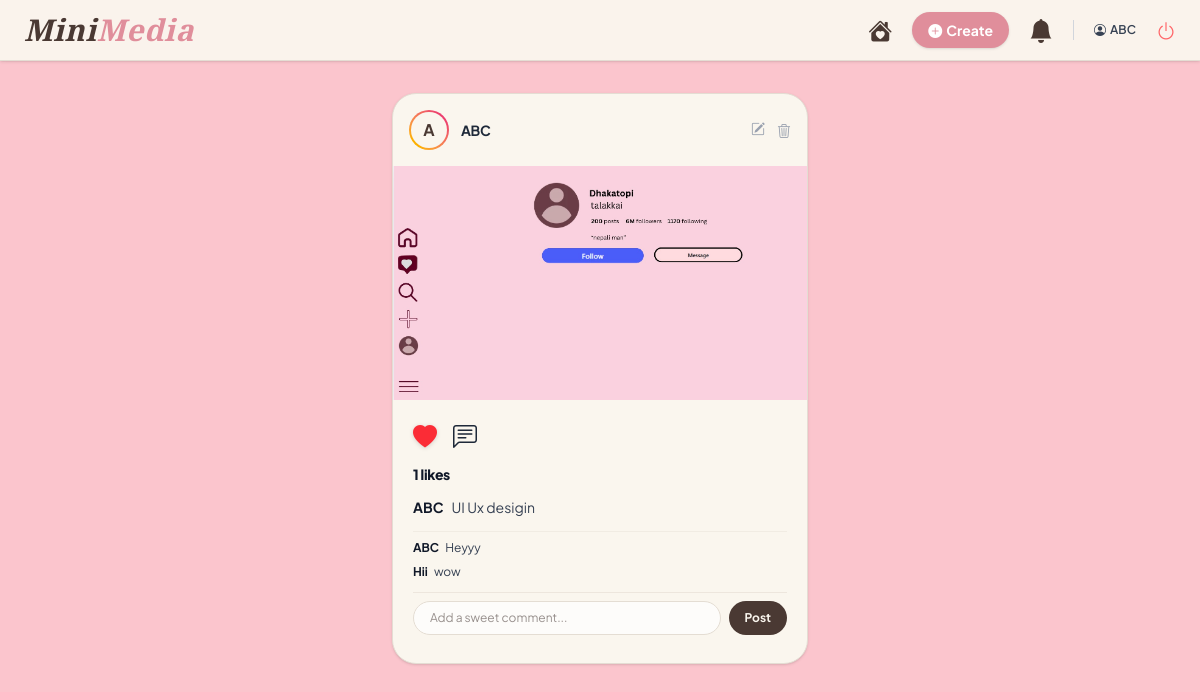
The app's page / (signed in), older data.
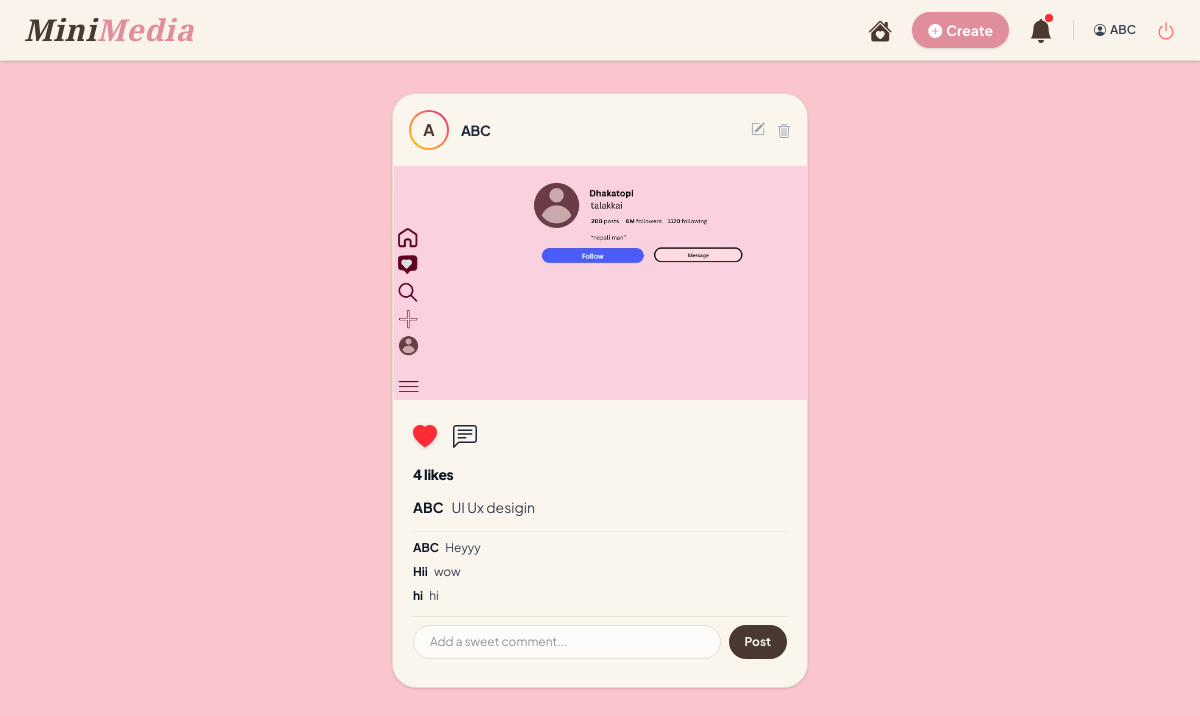
The same page, newer data.
### social/models.py (models this page shows, shortened)
class Post(models.Model):
    user = models.ForeignKey(User, on_delete=models.CASCADE, related_name='posts')
    image = models.ImageField(upload_to='posts_images/')
    caption = models.TextField(max_length=500, blank=True)
    created_at = models.DateTimeField(auto_now_add=True)
    likes = models.ManyToManyField(User, related_name='liked_posts', blank=True)
    class Meta:
        ordering = ['-created_at']  # Naya post sadhai mathi dekhinchha

class Comment(models.Model):
    post = models.ForeignKey(Post, on_delete=models.CASCADE, related_name='comments')
    user = models.ForeignKey(User, on_delete=models.CASCADE)
    text = models.TextField(max_length=300)
    created_at = models.DateTimeField(auto_now_add=True)
    class Meta:
        ordering = ['created_at'] # पुराना कमेन्ट माथि, नयाँ तल आउँछन्
    from django.contrib.auth.models import User

### social/views.py (the view)
# urls.py: path('', views.home_view, name='home'),
@login_required(login_url='login')
def home_view(request):
    posts = Post.objects.all().order_by('-id')
    notifications = Notification.objects.filter(
        receiver=request.user
    ).order_by(
        '-created_at'
    )
    context = {
        'posts': posts,
        'notifications': notifications
    }
    return render(
        request,
        'home.html',
        context
    )

### social/templates/home.html (shortened to what the changed rows need)
<!DOCTYPE html>
<html lang="en">
<head>
    <script src="https://cdn.jsdelivr.net/npm/@tailwindcss/browser@4"></script>
    <link rel="stylesheet" href="https://cdn.jsdelivr.net/npm/bootstrap-icons@1.11.3/font/bootstrap-icons.min.css">
</head>
<body class="min-h-screen pb-12">
    <nav class="sticky top-0 z-50 bg-[#FAF6EE]/95 backdrop-blur-md border-b border-[#E4DDD3] px-6 py-3 shadow-sm flex items-center justify-between">
        <div class="flex items-center gap-5">
            <a href="{% url 'notifications' %}"
   class="text-2xl text-[#4A3933] hover:text-red-500 transition relative"
   title="Notifications">
    <i class="bi bi-bell-fill"></i>
    {% if notifications %}
        <span class="absolute top-0 right-0 w-2 h-2 bg-red-500 rounded-full"></span>
    {% endif %}
</a>
        </div>
    </nav>
    <div class="max-w-md mx-auto mt-8 px-4 space-y-8">
        {% if posts %}
            {% for post in posts %}
                <div id="post-{{ post.id }}" class="bg-card border border-[#E4DDD3] rounded-3xl shadow-sm overflow-hidden transition duration-300 hover:shadow-md">
                    <div class="p-4 flex items-center justify-between">
                        <div class="flex items-center gap-3">
                            <div class="w-10 h-10 rounded-full bg-gradient-to-tr from-yellow-400 to-pink-600 p-[2px]">
                                <div class="w-full h-full bg-[#FAF6EE] rounded-full flex items-center justify-center font-bold text-[#4A3933]">
                                    {{ post.user.username|slice:":1"|upper }}
                                </div>
                            </div>
                            <span class="font-bold text-sm text-gray-800 tracking-tight">{{ post.user.username }}</span>
                        </div>
                        {% if post.user == request.user %}
                        <div class="flex gap-3">
                            <a href="{% url 'edit_post' post.id %}" class="text-gray-400 hover:text-blue-500 text-sm"><i class="bi bi-pencil-square"></i></a>
                            <form action="{% url 'delete_post' post.id %}" method="post" class="inline" onsubmit="return confirm('Delete this beautiful memory?');">
                                <button type="submit" class="text-gray-400 hover:text-red-500 text-sm cursor-pointer"><i class="bi bi-trash3"></i></button>
                            </form>
                        </div>
                        {% endif %}
                    </div>
                    {% if post.image %}
                        <div class="bg-black/5 flex items-center justify-center">
                            <img src="{{ post.image.url }}" class="w-full h-auto max-h-[450px] object-cover" alt="Post">
                        </div>
                    {% endif %}
                    <div class="p-5 space-y-3">
                        <div class="flex items-center gap-4 text-2xl">
                            <a href="{% url 'like_post' post.id %}" class="transform active:scale-125 transition duration-150">
                                {% if request.user in post.likes.all %}
                                    <i class="bi bi-heart-fill text-red-500 drop-shadow-sm"></i>
                                {% else %}
                                    <i class="bi bi-heart text-gray-800 hover:text-red-500"></i>
                                {% endif %}
                            </a>
                            <i class="bi bi-chat-left-text text-gray-800 hover:text-[#E08E9B] cursor-pointer"></i>
                        </div>
                        <p class="text-sm font-extrabold text-gray-900 tracking-tight">{{ post.likes.count }} likes</p>
                        <p class="text-sm text-gray-700 leading-relaxed"><span class="font-bold text-gray-900 mr-2">{{ post.user.username }}</span>{{ post.caption }}</p>
                        {% if post.comments.all %}
                        <div class="space-y-2 pt-2 border-t border-[#E4DDD3]/40 max-h-32 overflow-y-auto">
                            {% for comment in post.comments.all %}
                                <div class="flex items-center justify-between group">
                                    <p class="text-xs text-gray-700">
                                        <span class="font-bold text-gray-900 mr-1">{{ comment.user.username }}</span> {{ comment.text }}
                                    </p>
                                </div>
                            {% endfor %}
                        </div>
                        {% endif %}
                        <div class="border-t border-[#E4DDD3]/60 my-2 pt-2">
                            <form action="{% url 'comment_post' post.id %}" method="post" class="flex gap-2">
                                <input type="text" name="comment" placeholder="Add a sweet comment..." required
                                       class="flex-1 px-4 py-2 text-xs bg-white/70 border border-[#E4DDD3] rounded-full focus:outline-none focus:ring-2 focus:ring-[#E08E9B] focus:bg-white mb-0">
                                <button type="submit" class="bg-[#4A3933] text-[#FAF6EE] px-4 py-2 rounded-full text-xs font-bold hover:bg-black transition cursor-pointer">Post</button>
                            </form>
                        </div>
                    </div>
                </div>
            {% endfor %}
        {% endif %}
    </div>
</body>
</html>

Row changes from the older to the newer data that the page shows:
computed for Post "UI Ux desigin": likes.count "1" → "4"
added Comment: user.username "hi", text "hi"
